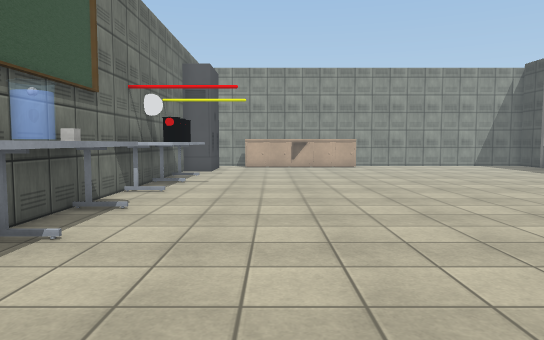
View 1 (above)

16 first-person views from a walk through a Unity game level. The camera is 1.3 m above the floor, tilts 4° down and sees 70° across. Doors are open. The floor is counted in squares, 1 m on a side. Each view is taken from the middle of a square. On the plan, view 1 faces up. The plan holds only what a view shows up to about 16 squares ahead; the rest is blank. The player is left out. Some surface patterns are stand-ins.

View 2
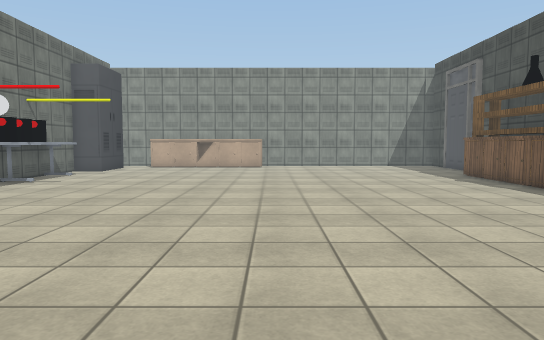

View 3
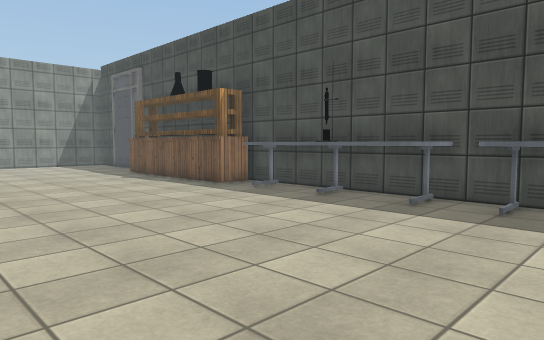

View 4
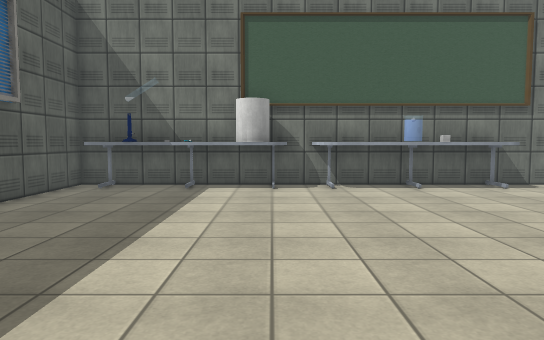

View 5
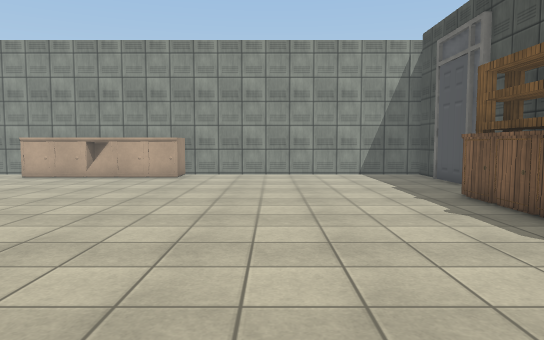

View 6
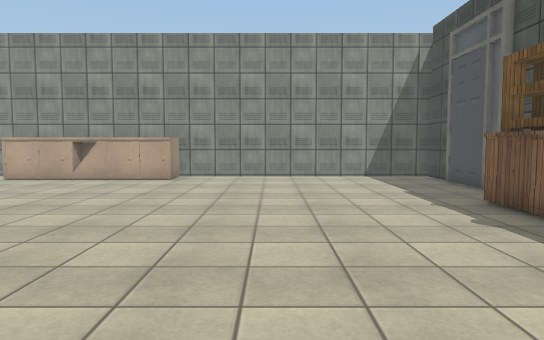

View 7
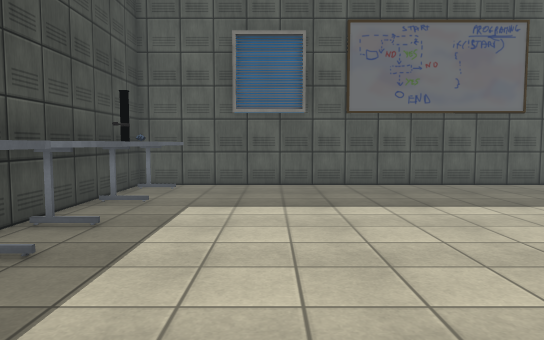

View 8
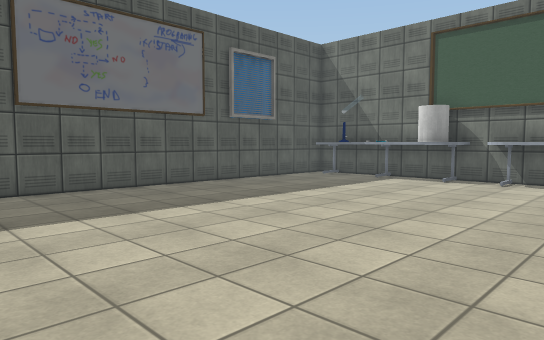

View 9
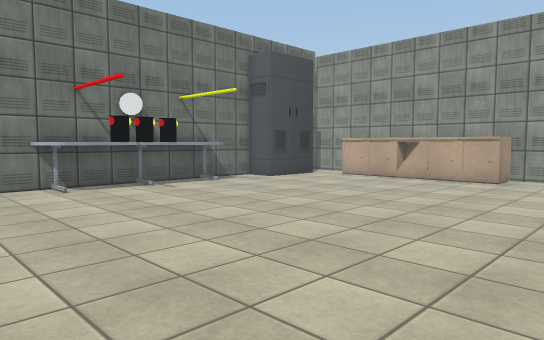

View 10
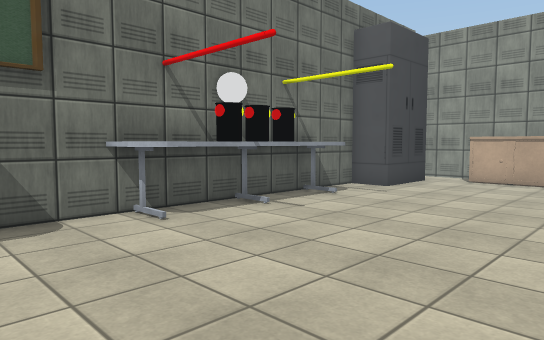

View 11
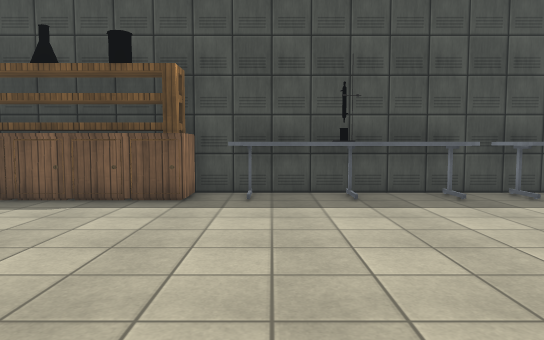

View 12
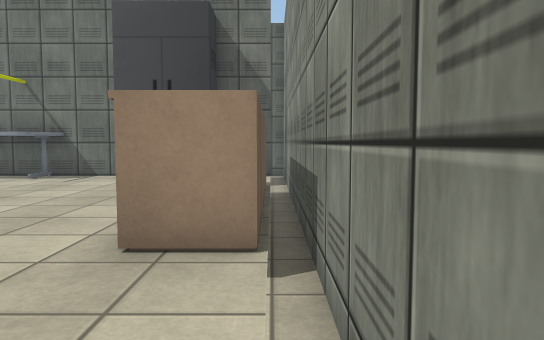

View 13
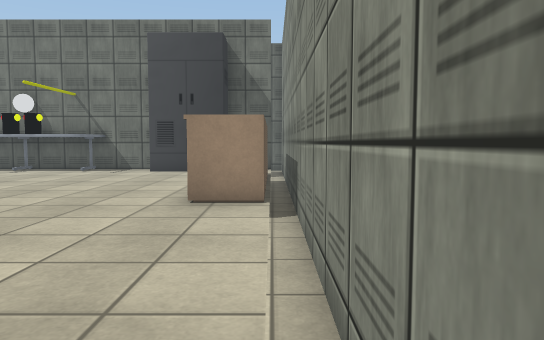

View 14
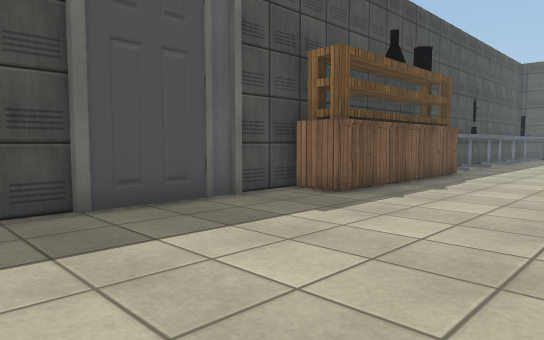

View 15
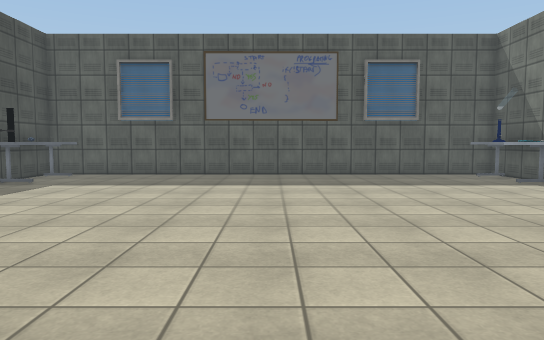

View 16
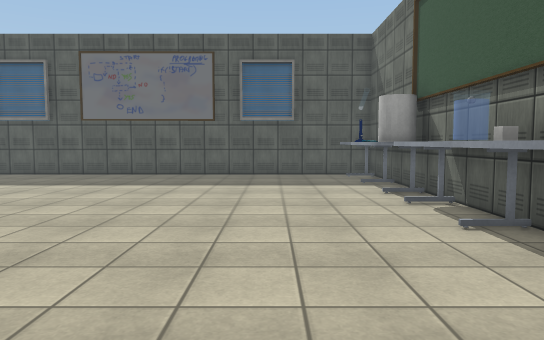

### Floor plan
Key: @ floor where view 1 was taken; # wall or solid block; x gap in a wall; . floor; / step, stairs or slope; D open door; ^ raised ledge; C cube; S shelf; Y cylinder; O other object.
Columns run from 6 left of view 1 to 14 right of it. Each row starts with its distance up from view 1.
 23   #### ##############
 22 ###//##^^##/////////#
 21    ..^^^^^^.........#
 20    #................#
 19    #................#
 18   ##................#
 17   #.................#
 16   #.................#
 15   ^^...............S#
 14   ^^...............S#
 13   ^ ...............S#
 12   ^O...............S#
 11   ^^...............S#
 10   ^^...............S#
  9   #................S#
  8   ^^...............^^
  7   ^^...............^^
  6   ^C...............^^
  5   ^ ...............O^
  4   ^^...............^^
  3   ^^...............^^
  2   #^...............^#
  1   ^x...............^^
  0   ^Y..@............^^
 -1   ^^...............O^
 -2   ^^...............O^
 -3   DD...............^^
 -4   ^^...............^^
 -5   ###################

Where each view was taken, in squares from view 1:
view 1: 0 up, 0 right, facing up
view 2: 0 up, 5 right, facing up
view 3: 1 down, 5 right, facing up-right
view 4: 1 up, 8 right, facing left
view 5: 6 up, 8 right, facing up
view 6: 7 up, 8 right, facing up
view 7: 7 up, 10 right, facing down
view 8: 6 up, 10 right, facing down-left
view 9: 7 up, 8 right, facing up-left
view 10: 7 up, 3 right, facing up-left
view 11: 7 up, 4 right, facing right
view 12: 22 up, 8 right, facing left
view 13: 22 up, 11 right, facing left
view 14: 22 up, 8 right, facing down-right
view 15: 11 up, 5 right, facing down
view 16: 11 up, 0 right, facing down
